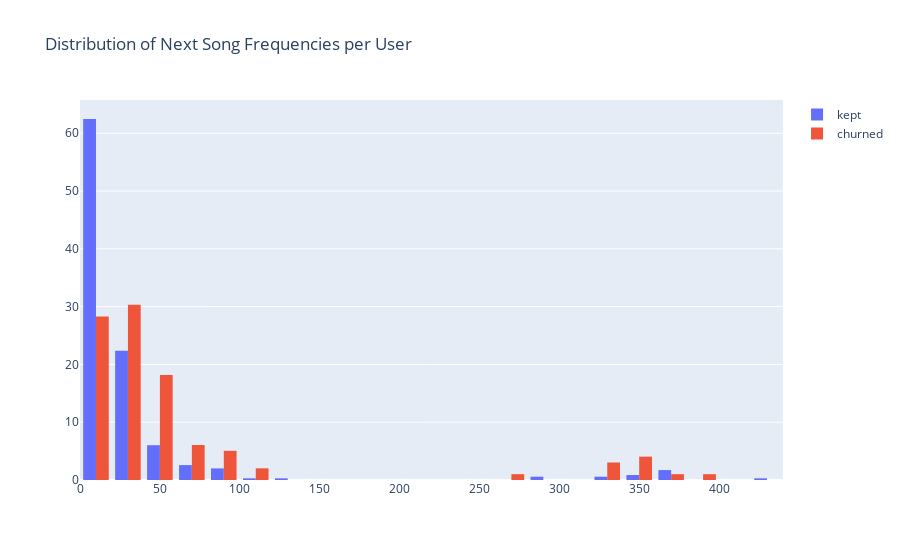

The code cell stored with this chart in its notebook:
### Code cell
fig = gob.Figure(data=[gob.Histogram(x=[kaf['NextSong_freq'] for kaf in kept_nsc], histnorm='percent',
                                     name='kept'),
                       gob.Histogram(x=[caf['NextSong_freq'] for caf in churn_nsc], histnorm='percent',
                                     name='churned')])
fig.update_layout(barmode='group', 
                  title="Distribution of Next Song Frequencies per User")
fig.show()

### Figure 1 — Plotly figure (JSON) as saved in the notebook; plotly's stock layout.template omitted (floating-point values rounded to 4 significant figures; data arrays with more than 128 entries replaced by an {"elided": "..."} marker saying what was removed)
{"data": [{"histnorm": "percent", "name": "kept", "type": "histogram", "x": {"elided": "349 float values"}}, {"histnorm": "percent", "name": "churned", "type": "histogram", "x": [81.94, 7.604, 7.865, 3.642, 70.49, 13.64, 5.31, 3.521, 52.93, 8.993, 42.15, 57.52, 25.96, 46.54, 67.42, 4.619, 52.32, 43.39, 12.44, 82.45, 15.03, 8.275, 44.54, 346.3, 6.061, 337.1, 17.24, 55.18, 28.58, 260.8, 85.74, 20.38, 12.24, 12.4, 37.26, 334.6, 21.56, 37.68, 22.3, 52.31, 15.04, 30.31, 345.0, 5.918, 345.0, 37.07, 8.663, 22.18, 17.11, 355.0, 23.03, 36.7, 26.63, 21.22, 22.43, 102.6, 29.59, 381.9, 71.31, 22.07, 3.89, 42.55, 9.522, 4.553, 39.67, 47.53, 10.78, 42.06, 20.8, 40.89, 29.93, 18.6, 43.94, 69.62, 77.8, 104.0, 35.22, 19.92, 11.58, 26.28, 33.38, 93.07, 8.547, 71.9, 327.6, 34.9, 31.71, 362.4, 21.98, 54.61, 31.55, 42.97, 52.43, 23.17, 58.97, 34.98, 12.38, 24.78, 81.37]}], "layout": {"barmode": "group", "title": {"text": "Distribution of Next Song Frequencies per User"}}}
